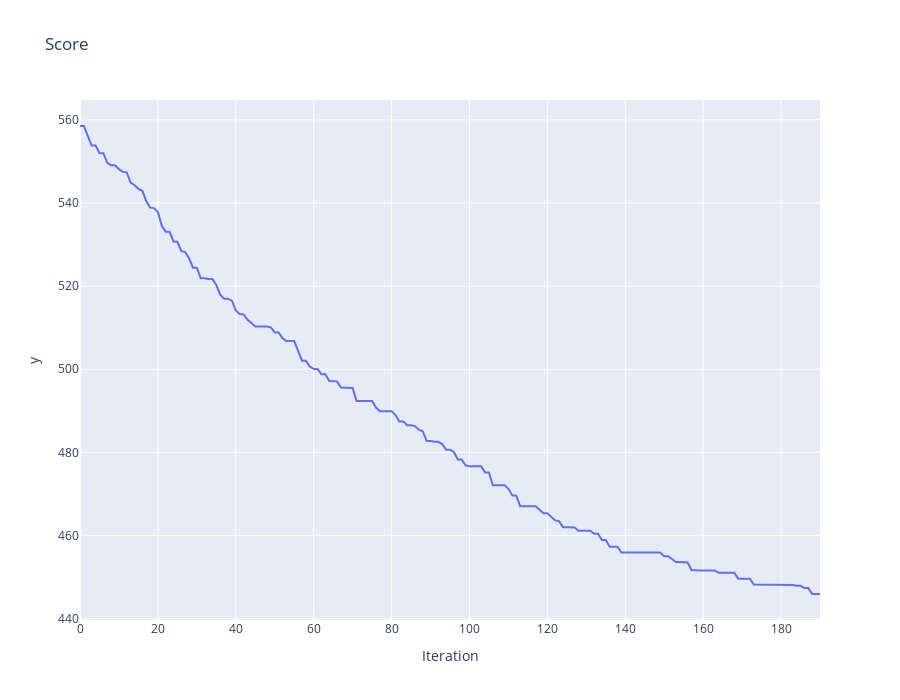

Source (notebook cell):
### Code cell
plot_score_history(step2_history)

### Figure 1 — Plotly figure (JSON) as saved in the notebook; plotly's stock layout.template omitted (floating-point values rounded to 4 significant figures; data arrays with more than 128 entries replaced by an {"elided": "..."} marker saying what was removed)
{"data": [{"hovertemplate": "Iteration=%{x}<br>y=%{y}<extra></extra>", "legendgroup": "", "line": {"color": "#636efa", "dash": "solid"}, "marker": {"symbol": "circle"}, "mode": "lines", "name": "", "orientation": "v", "showlegend": false, "x": {"elided": "191 int values"}, "xaxis": "x", "y": {"elided": "191 float values"}, "yaxis": "y", "type": "scatter"}], "layout": {"xaxis": {"anchor": "y", "domain": [0.0, 1.0], "title": {"text": "Iteration"}}, "yaxis": {"anchor": "x", "domain": [0.0, 1.0], "title": {"text": "y"}}, "legend": {"tracegroupgap": 0}, "title": {"text": "Score"}, "height": 700}}
